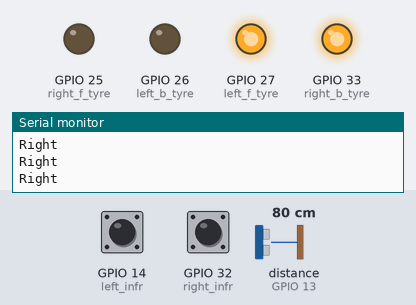
This sketch was run on a simulated ESP32. On the bench: output pins drawn as LEDs (lit = HIGH), the last lines printed to the serial monitor. Wiring (inferred from the names in the program): ultrasonic range finder: trigger GPIO 12; echo GPIO 13. Inputs (shaded band) come from the test bench; at power-on: distance to the obstacle (sensor on GPIO 13) 80 cm, GPIO 14 (left_infr) LOW, GPIO 32 (right_infr) HIGH. The echo pulse lasts 58.3 µs per cm; pins used as bus, display or sensor lines are not drawn.

Above: at 1.2 s.
1.3 s: distance to the obstacle (sensor on GPIO 13) set to 19 cm
2.8 s: distance to the obstacle (sensor on GPIO 13) set to 15 cm
At 3.5 s:
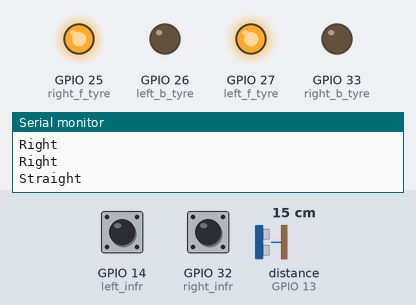
4.5 s: distance to the obstacle (sensor on GPIO 13) set to 7 cm
6.0 s: distance to the obstacle (sensor on GPIO 13) set to 4 cm
At 7.2 s:
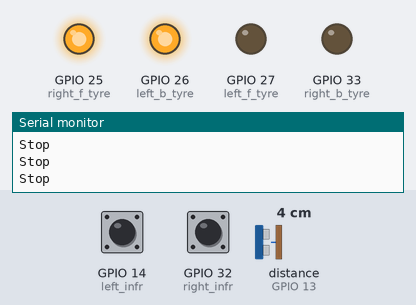
7.5 s: distance to the obstacle (sensor on GPIO 13) set to 9 cm
At 7.8 s:
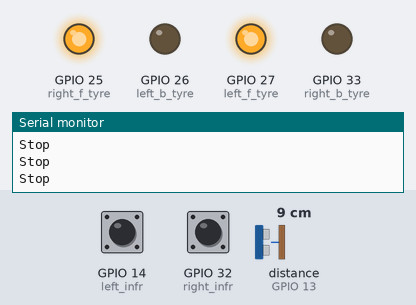
9.0 s: distance to the obstacle (sensor on GPIO 13) set to 2 cm
At 10.4 s:
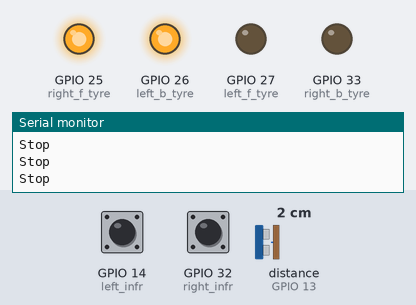
Timing chart, 0 to 11.5 s (numbered marks = the images above; inputs shaded):
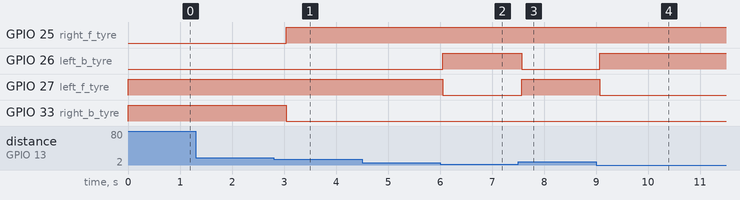

Measured:
- the behaviour switches between 17 and 16 cm on distance to the obstacle (sensor on GPIO 13) (found by bisection; images 0 and 1)
- the behaviour switches between 6 and 5 cm on distance to the obstacle (sensor on GPIO 13) (found by bisection; images 1 and 2)
- after the input at 2.8 s, GPIO 25 (right_f_tyre): LOW → HIGH after 0.24 s; GPIO 33 (right_b_tyre): HIGH → LOW after 0.24 s
- after the input at 6.0 s, GPIO 26 (left_b_tyre): LOW → HIGH after 0.06 s; GPIO 27 (left_f_tyre): HIGH → LOW after 0.06 s
- after the input at 7.5 s, GPIO 26 (left_b_tyre): HIGH → LOW after 0.07 s; GPIO 27 (left_f_tyre): LOW → HIGH after 0.07 s
- after the input at 9.0 s, GPIO 26 (left_b_tyre): LOW → HIGH after 0.07 s; GPIO 27 (left_f_tyre): HIGH → LOW after 0.07 s

The sketch:

updatedcode10.ino
```cpp
//Final Code

#define trigPin 12
#define echoPin 13

#define left_infr 14
#define right_infr 32

#define left_f_tyre 27
#define left_b_tyre 26
#define right_f_tyre 25
#define right_b_tyre 33

long time1;
int displacement;

void setup() {
  pinMode(trigPin, OUTPUT);
  pinMode(echoPin, INPUT);

  pinMode(left_infr, INPUT);
  pinMode(right_infr, INPUT);

  pinMode(left_f_tyre, OUTPUT);
  pinMode(left_b_tyre, OUTPUT);
  pinMode(right_f_tyre, OUTPUT);
  pinMode(right_b_tyre, OUTPUT);
}

void loop() {

  displacement = calc_displacement();

  if(displacement <= 15 && displacement >= 5){  //go straight - follow hand
    digitalWrite(left_f_tyre, HIGH);
    digitalWrite(right_f_tyre, HIGH);
    digitalWrite(left_b_tyre, LOW);
    digitalWrite(right_b_tyre, LOW);
    delay(250); //follows for 0.25 seconds and then reads signal again (loop runs again)
    Serial.println("Straight");
  }
  else if(displacement < 5){
    digitalWrite(left_f_tyre, LOW);
    digitalWrite(right_f_tyre, HIGH);
    digitalWrite(left_b_tyre, HIGH);
    digitalWrite(right_b_tyre, LOW);
    delay(100); //reverse to stop momentem
    Serial.println("Stop");
  }

  else if(digitalRead(left_infr) == HIGH && digitalRead(right_infr) == LOW){ //Turn Left
    digitalWrite(left_f_tyre, LOW);
    digitalWrite(right_f_tyre, HIGH);
    digitalWrite(left_b_tyre, HIGH);
    digitalWrite(right_b_tyre, LOW);
    delay(250);
    Serial.println("Left");
  }
  else if(digitalRead(right_infr)==HIGH && digitalRead(left_infr) == LOW){  //Turn Right
    digitalWrite(left_f_tyre, HIGH);
    digitalWrite(right_f_tyre, LOW);
    digitalWrite(left_b_tyre, LOW);
    digitalWrite(right_b_tyre, HIGH);
    delay(250);
    Serial.println("Right");
  }
}

int calc_displacement(){
  digitalWrite(trigPin, LOW); //clear trigger pin from previous loop
  delayMicroseconds(2); //using Microseconds as the delay needs to be very very short - delay uses millisecond
  digitalWrite(trigPin, HIGH);
  delayMicroseconds(10);  //trigger pin high for 10 microsecond - sound wave sent
  digitalWrite(trigPin, LOW); //reset trigger pin

  time1 = pulseIn(echoPin, HIGH);  //reading and storing time1 it takes for echo
  //time1 contains sound travel time1 in microseconds

  displacement = time1 * 0.034 / 2; // Speed of sound wave divided by 2 (go and back)
  //displacement contains displacement in centime1ter

  return displacement;
}
```
